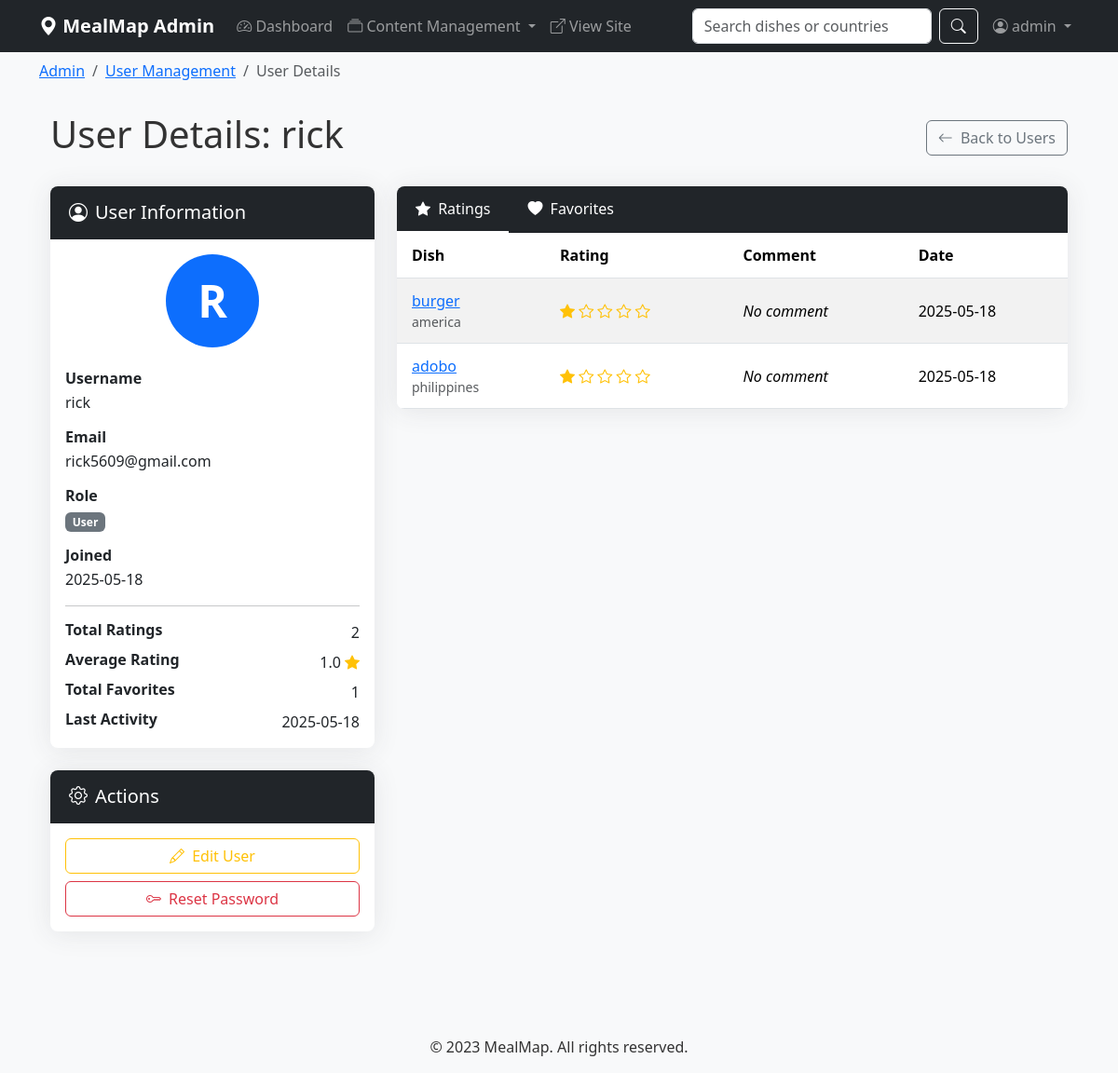
The app's page /admin/users/2 (signed in) with its own data.
### models.py (models this page shows, shortened)
class User(UserMixin, db.Model):
    id = db.Column(db.Integer, primary_key=True)
    username = db.Column(db.String(80), unique=True, nullable=False)
    email = db.Column(db.String(120), unique=True, nullable=False)
    password_hash = db.Column(db.String(128))
    is_admin = db.Column(db.Boolean, default=False)
    created_at = db.Column(db.DateTime, default=db.func.current_timestamp())
    favorites = db.relationship('Favorite', backref='user', lazy=True)
    ratings = db.relationship('Rating', backref='user', lazy=True)

class Favorite(db.Model):
    id = db.Column(db.Integer, primary_key=True)
    user_id = db.Column(db.Integer, db.ForeignKey('user.id'), nullable=False)
    dish_id = db.Column(db.Integer, db.ForeignKey('dish.id'), nullable=False)
    created_at = db.Column(db.DateTime, default=db.func.current_timestamp())

class Rating(db.Model):
    id = db.Column(db.Integer, primary_key=True)
    user_id = db.Column(db.Integer, db.ForeignKey('user.id'), nullable=False)
    dish_id = db.Column(db.Integer, db.ForeignKey('dish.id'), nullable=False)
    rating = db.Column(db.Integer, nullable=False)  # 1-5 stars
    comment = db.Column(db.Text)
    created_at = db.Column(db.DateTime, default=db.func.current_timestamp())

class Dish(db.Model):
    id = db.Column(db.Integer, primary_key=True)
    name = db.Column(db.String(100), nullable=False)
    description = db.Column(db.Text, nullable=False)
    country_id = db.Column(db.Integer, db.ForeignKey('country.id'), nullable=False)
    image_path = db.Column(db.String(255))
    created_at = db.Column(db.DateTime, default=db.func.current_timestamp())
    updated_at = db.Column(db.DateTime, default=db.func.current_timestamp(), onupdate=db.func.current_timestamp())
    ratings = db.relationship('Rating', backref='dish', lazy=True)
    favorites = db.relationship('Favorite', backref='dish', lazy=True)

class Country(db.Model):
    id = db.Column(db.Integer, primary_key=True)
    name = db.Column(db.String(100), unique=True, nullable=False)
    continent_id = db.Column(db.Integer, db.ForeignKey('continent.id'), nullable=False)
    dishes = db.relationship('Dish', backref='country', lazy=True)

### routes.py (the view)
@app.route('/admin/users/<int:user_id>')
@login_required
@admin_required
def admin_user_detail(user_id):
    user = User.query.get_or_404(user_id)
    user_ratings = Rating.query.filter_by(user_id=user.id).order_by(Rating.created_at.desc()).all()
    favorites = Favorite.query.filter_by(user_id=user.id).order_by(Favorite.created_at.desc()).all()
    user_joined = user.created_at if hasattr(user, 'created_at') else "Not available"
    stats = {
        'total_ratings': len(user_ratings),
        'avg_rating': sum(r.rating for r in user_ratings) / len(user_ratings) if user_ratings else 0,
        'total_favorites': len(favorites),
        'recent_activity': max([r.created_at for r in user_ratings] +
                              [f.created_at for f in favorites], default=None) if (user_ratings or favorites) else None
    }
    return render_template('admin/user_detail.html',
                          user=user,
                          ratings=user_ratings,
                          favorites=favorites,
                          stats=stats,
                          user_joined=user_joined)

### templates/admin/user_detail.html (shortened to what this page needs)
{% extends 'base.html' %}
{% block admin_breadcrumb %}
<li class="breadcrumb-item"><a href="{{ url_for('admin_users') }}">User Management</a></li>
<li class="breadcrumb-item active">User Details</li>
{% endblock %}
{% block content %}
<div class="container">
    <div class="d-flex justify-content-between align-items-center mb-4">
        <h1>User Details: {{ user.username }}</h1>
        <div>
            <a href="{{ url_for('admin_users') }}" class="btn btn-outline-secondary">
                <i class="bi bi-arrow-left me-1"></i> Back to Users
            </a>
        </div>
    </div>
    <div class="row">
        <div class="col-md-4 mb-4">
            <div class="card admin-card">
                <div class="card-header bg-dark text-white">
                    <h5 class="mb-0"><i class="bi bi-person-circle me-2"></i>User Information</h5>
                </div>
                <div class="card-body">
                    <div class="text-center mb-4">
                        <div class="avatar-circle mx-auto">
                            <span class="avatar-text">{{ user.username[0]|upper }}</span>
                        </div>
                    </div>
                    <div class="mb-3">
                        <h6 class="fw-bold mb-1">Username</h6>
                        <p>{{ user.username }}</p>
                    </div>
                    <div class="mb-3">
                        <h6 class="fw-bold mb-1">Email</h6>
                        <p>{{ user.email }}</p>
                    </div>
                    <div class="mb-3">
                        <h6 class="fw-bold mb-1">Role</h6>
                        <p>{% if user.is_admin %}<span class="badge bg-danger">Admin</span>{% else %}<span class="badge bg-secondary">User</span>{% endif %}</p>
                    </div>
                    {% if user_joined != "Not available" %}
                    <div class="mb-3">
                        <h6 class="fw-bold mb-1">Joined</h6>
                        <p>{{ user_joined.strftime('%Y-%m-%d') }}</p>
                    </div>
                    {% endif %}
                    <hr>
                    <div class="d-flex justify-content-between mb-2">
                        <h6 class="fw-bold mb-0">Total Ratings</h6>
                        <span>{{ stats.total_ratings }}</span>
                    </div>
                    <div class="d-flex justify-content-between mb-2">
                        <h6 class="fw-bold mb-0">Average Rating</h6>
                        <span>
                            {% if stats.avg_rating > 0 %}
                                {{ stats.avg_rating|round(1) }}
                                <i class="bi bi-star-fill text-warning"></i>
                            {% else %}
                                -
                            {% endif %}
                        </span>
                    </div>
                    <div class="d-flex justify-content-between mb-2">
                        <h6 class="fw-bold mb-0">Total Favorites</h6>
                        <span>{{ stats.total_favorites }}</span>
                    </div>
                    {% if stats.recent_activity %}
                    <div class="d-flex justify-content-between">
                        <h6 class="fw-bold mb-0">Last Activity</h6>
                        <span>{{ stats.recent_activity.strftime('%Y-%m-%d') }}</span>
                    </div>
                    {% endif %}
                </div>
            </div>
            <div class="card admin-card mt-4">
                <div class="card-header bg-dark text-white">
                    <h5 class="mb-0"><i class="bi bi-gear me-2"></i>Actions</h5>
                </div>
                <div class="card-body">
                    <div class="d-grid gap-2">
                        <button type="button" class="btn btn-outline-warning" data-bs-toggle="modal" data-bs-target="#editUserModal">
                            <i class="bi bi-pencil me-1"></i> Edit User
                        </button>
                        {% if not user.is_admin %}
                        <button type="button" class="btn {% if user.is_admin %}btn-outline-secondary disabled{% else %}btn-outline-danger{% endif %}" data-bs-toggle="modal" data-bs-target="#resetPasswordModal">
                            <i class="bi bi-key me-1"></i> Reset Password
                        </button>
                        {% endif %}
                    </div>
                </div>
            </div>
        </div>
        <div class="col-md-8">
            <div class="card admin-card mb-4">
                <div class="card-header bg-dark text-white p-0">
                    <ul class="nav nav-tabs card-header-tabs" id="userActivityTab" role="tablist">
                        <li class="nav-item" role="presentation">
                            <button class="nav-link active text-white" id="ratings-tab" data-bs-toggle="tab" data-bs-target="#ratings" type="button" role="tab" aria-controls="ratings" aria-selected="true">
                                <i class="bi bi-star-fill me-1"></i> Ratings
                            </button>
                        </li>
                        <li class="nav-item" role="presentation">
                            <button class="nav-link text-white" id="favorites-tab" data-bs-toggle="tab" data-bs-target="#favorites" type="button" role="tab" aria-controls="favorites" aria-selected="false">
                                <i class="bi bi-heart-fill me-1"></i> Favorites
                            </button>
                        </li>
                    </ul>
                </div>
                <div class="card-body p-0">
                    <div class="tab-content" id="userActivityTabContent">
                        <div class="tab-pane fade show active" id="ratings" role="tabpanel" aria-labelledby="ratings-tab">
                            <div class="table-responsive">
                                <table class="table table-striped table-hover admin-table mb-0">
                                    <thead>
                                        <tr>
                                            <th>Dish</th>
                                            <th>Rating</th>
                                            <th>Comment</th>
                                            <th>Date</th>
                                        </tr>
                                    </thead>
                                    <tbody>
                                        {% for rating in ratings %}
                                        <tr>
                                            <td>
                                                <a href="{{ url_for('dish_detail', dish_id=rating.dish.id) }}">{{ rating.dish.name }}</a>
                                                <small class="d-block text-muted">{{ rating.dish.country.name }}</small>
                                            </td>
                                            <td>
                                                <div class="text-warning">
                                                    {% for i in range(5) %}
                                                        <i class="bi {% if i < rating.rating %}bi-star-fill{% else %}bi-star{% endif %}"></i>
                                                    {% endfor %}
                                                </div>
                                            </td>
                                            <td>{% if rating.comment %}{{ rating.comment|truncate(50) }}{% else %}<em>No comment</em>{% endif %}</td>
                                            <td>{{ rating.created_at.strftime('%Y-%m-%d') }}</td>
                                        </tr>
                                        {% else %}
                                        <tr>
                                            <td colspan="4" class="text-center">This user hasn't rated any dishes yet.</td>
                                        </tr>
                                        {% endfor %}
                                    </tbody>
                                </table>
                            </div>
                        </div>
                    </div>
                </div>
            </div>
        </div>
    </div>
</div>
{% endblock %}

### templates/base.html (shortened to what this page needs)
<!DOCTYPE html>
<html lang="en">
<head>
    <link href="https://cdn.jsdelivr.net/npm/bootstrap@5.3.6/dist/css/bootstrap.min.css" rel="stylesheet">
    <link rel="stylesheet" href="https://cdn.jsdelivr.net/npm/bootstrap-icons@1.11.2/font/bootstrap-icons.min.css">
    <link rel="stylesheet" href="{{ url_for('static', filename='css/style.css') }}">
</head>
<body>
    <nav class="navbar navbar-expand-lg navbar-dark sticky-top {% if current_user.is_authenticated and current_user.is_admin %}bg-dark{% else %}bg-primary{% endif %}">
        <div class="container">
            <a class="navbar-brand" href="{{ url_for('index') }}">
                <i class="bi bi-geo-alt-fill"></i> {% if current_user.is_authenticated and current_user.is_admin %}MealMap Admin{% else %}MealMap{% endif %}
            </a>
            <div class="collapse navbar-collapse" id="navbarNav">
                <ul class="navbar-nav me-auto">
                    {% if current_user.is_authenticated and current_user.is_admin %}
                    <li class="nav-item">
                        <a class="nav-link" href="{{ url_for('admin_dashboard') }}">
                            <i class="bi bi-speedometer2"></i> Dashboard
                        </a>
                    </li>
                    <li class="nav-item dropdown">
                        <a class="nav-link dropdown-toggle" href="#" id="contentDropdown" role="button" data-bs-toggle="dropdown" aria-expanded="false">
                            <i class="bi bi-collection"></i> Content Management
                        </a>
                    </li>
                    <li class="nav-item">
                        <a class="nav-link" href="{{ url_for('index') }}" target="_blank">
                            <i class="bi bi-box-arrow-up-right"></i> View Site
                        </a>
                    </li>
                    {% endif %}
                </ul>
                {% if not current_user.is_authenticated or not current_user.is_admin %}
                <form class="d-flex me-2" action="{{ url_for('search') }}" method="get">
                    <input class="form-control me-2" type="search" name="query" placeholder="Search dishes or countries" aria-label="Search">
                    <button class="btn btn-outline-light" type="submit">Search</button>
                </form>
                {% else %}
                <form class="d-flex me-2" action="{{ url_for('search') }}" method="get">
                    <input class="form-control me-2" type="search" name="query" placeholder="Search dishes or countries" aria-label="Search">
                    <button class="btn btn-outline-light" type="submit"><i class="bi bi-search"></i></button>
                </form>
                {% endif %}
                <ul class="navbar-nav">
                    {% if current_user.is_authenticated %}
                        {% if current_user.is_admin %}
                        <li class="nav-item dropdown">
                            <a class="nav-link dropdown-toggle" href="#" id="adminUserDropdown" role="button" data-bs-toggle="dropdown" aria-expanded="false">
                                <i class="bi bi-person-circle"></i> {{ current_user.username }}
                            </a>
                        </li>
                        {% endif %}
                    {% endif %}
                </ul>
            </div>
        </div>
    </nav>
    {% if current_user.is_authenticated and current_user.is_admin %}
    <div class="bg-light py-2">
        <div class="container">
            <nav aria-label="breadcrumb">
                <ol class="breadcrumb mb-0">
                    <li class="breadcrumb-item"><a href="{{ url_for('admin_dashboard') }}">Admin</a></li>
                    {% block admin_breadcrumb %}{% endblock %}
                </ol>
            </nav>
        </div>
    </div>
    {% endif %}
    <div class="container mt-4">
        {% block content %}{% endblock %}
    </div>
    <footer class="py-3 mt-5 bg-light">
        <div class="container text-center">
            <p class="mb-0">&copy; 2023 MealMap. All rights reserved.</p>
        </div>
    </footer>
</body>
</html>

### records on screen
User: username "admin"
User: username "rick", username "R", email "rick5609@gmail.com", strftime "2025-05-18"
Favorite: recent_activity "2025-05-18"
Rating: dish.name "burger", dish.country.name "america", rating 1 (drawn), comment "No comment", created_at "2025-05-18"
Rating: dish.name "adobo", dish.country.name "philippines", rating 1 (drawn), comment "No comment", created_at "2025-05-18"

### other values on screen
{{ stats.total_ratings }} "2"
{{ stats.avg_rating|round(1) }} "1.0"
{{ stats.total_favorites }} "1"
